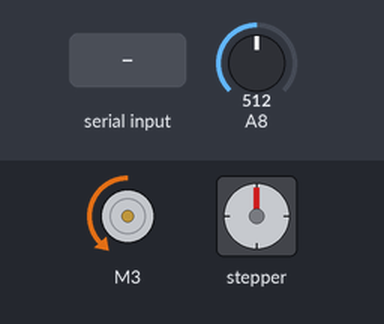
Bench run of a sketch on a simulated Arduino Mega 2560, built with avr-gcc and run on an emulated ATmega2560. Parts: DC motor (green arrow = forward, orange = backward, longer = faster), stepper motor. Inputs (shaded band) come from the test bench; at power-on: A8 = 512. Stepper angles assume 200 steps per turn.

Above: at 1.1 s.
At 2.3 s:
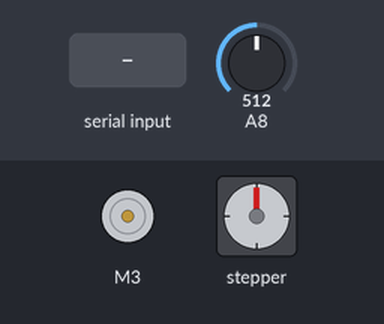
2.4 s: "6" received over Serial
At 15.8 s:
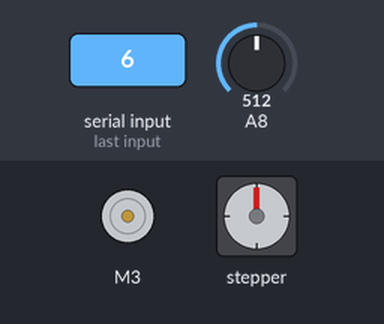
Timing chart, 0 to 30.2 s (numbered marks = the images above; inputs shaded):
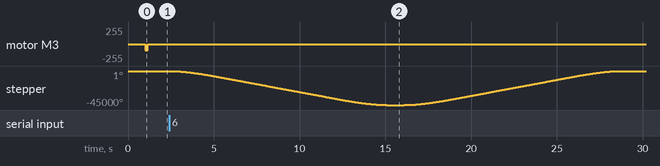

The sketch:

Arduino_2_majorproject.ino
```cpp
#include <AccelStepper.h>

// Define pins for step and direction
#define STEP_PIN 9
#define DIR_PIN 8

// Create an instance of the AccelStepper class
AccelStepper stepper(AccelStepper::DRIVER, STEP_PIN, DIR_PIN);

// void setup() {
//   // Set max speed and acceleration
//   stepper.setMaxSpeed(4000);  // Max speed in steps per second
//   stepper.setAcceleration(2000);  // Acceleration in steps/second^2

//   Serial.begin(9600);
//   Serial.println("Stepper motor test with TB6600");
// }

// void loop() {
//   // Move 1000 steps forward
//   if (Serial.available() > 0) {
//     char command = Serial.read();
//     Serial.print("Received: ");
//     Serial.println(command); // Print the received command
//     if (command == '1'){
//   stepper.moveTo(-25000);
//   while (stepper.distanceToGo() != 0) {
//     stepper.run();
//   }
//   delay(1000);  // Pause for a moment

//   // Move 1000 steps backward
//   stepper.moveTo(0);
//   while (stepper.distanceToGo() != 0) {
//     stepper.run();
//   }

//   delay(1000);  // Pause for a moment
//     }
//   }
// }

/* For gripper: White to Black, Red to Yellow

*/

// Boilerplate Code
#include <Wire.h>
#include <Adafruit_MotorShield.h>
#include <Arduino.h>

// Initialize a motor shield object with the default I2C address
Adafruit_MotorShield AFMS = Adafruit_MotorShield();

// Define the motors for the arm joints and base
Adafruit_DCMotor *motorGripper = AFMS.getMotor(3);  // Motor 1 (Extending/retracting)

// Constant Variables for the Motor Potentiometer Pins
const int potM5 = A8;

// Modified moveMotor function for the gripper
void moveMotor(int potPin, int targetAngle = 0) {
  // Calibration Variables and Values
  int MIN_ANGLE = -150;
  int MAX_ANGLE = 150;
  int POT_MIN = 0;
  int POT_MAX = 1023;
  uint8_t currentDirection = RELEASE;  // The initial direction
  int currentAngle = 0;
  int currentSpeed = 0;
  Adafruit_DCMotor *currentMotor;
  currentMotor = motorGripper;

  // Get the initial angle
  currentAngle = map(analogRead(potPin), POT_MIN, POT_MAX, MIN_ANGLE, MAX_ANGLE);  // Potentiometer values to angles
  currentSpeed = map(abs(targetAngle - currentAngle), 0, 250, 90, 255);
  if (targetAngle > currentAngle) {
    currentDirection = FORWARD;
  } else {
    currentDirection = BACKWARD;
  }
  currentMotor->setSpeed(currentSpeed);
  currentMotor->run(currentDirection);
  //delay(500);

  do {
    //Serial.println("Current Angle = " + String(currentAngle));
    //Serial.println("abs(targetAngle - currentAngle) = " + String(abs(targetAngle - currentAngle)));

    // The algorithm below should cause the system to 'chase' the target point
    if (targetAngle > currentAngle) {
      currentDirection = FORWARD;
      //Serial.println("Current motor direction = " + String(currentDirection));
      currentMotor->run(currentDirection);
      delay(150);
    } else {
      currentDirection = BACKWARD;
      //Serial.println("Current motor direction = " + String(currentDirection));
      currentMotor->run(currentDirection);
      delay(150);
    }


    // As the gap changes, the speed decreases
    // Max Speed of .run() is 255 for 'full throttle'
    currentAngle = map(analogRead(potPin), POT_MIN, POT_MAX, MIN_ANGLE, MAX_ANGLE);
    currentSpeed = map(abs(targetAngle - currentAngle), 0, 300, 90, 255);  // degrees to motor speed
    currentMotor->setSpeed(currentSpeed);
    //Serial.println("Current Speed = " + String(currentSpeed));

  } while (abs(targetAngle - currentAngle) > 6); // initially = 0
  currentMotor->run(RELEASE);
  // Serial.println("Motor has reached target position");
}
void setup() {
  // Start the motor shield
  AFMS.begin();
  stepper.setMaxSpeed(4000);  // Max speed in steps per second
  stepper.setAcceleration(2000);  // Acceleration in steps/second^2

  Serial.begin(9600);
  // Start the Serial Monitor connection
  Serial.begin(9600);
  delay(1000);

  moveMotor(potM5, 0);
}

void loop(){
  if (Serial.available() > 0) {
    char command = Serial.read();
    // Serial.print("Received: ");
    // Serial.println(command); // Print the received command
    if (command == '6'){
  stepper.moveTo(-25000);
  while (stepper.distanceToGo() != 0) {
    stepper.run();
  }
  delay(1000);  // Pause for a moment

  // Move 1000 steps backward
  stepper.moveTo(0);
  while (stepper.distanceToGo() != 0) {
    stepper.run();
  }

  delay(1000);  // Pause for a moment
    }
  if (command == '2'){
  moveMotor(potM5, -60);
  delay(1000);
  Serial.println("3");
  }
  if (command == '4'){
  moveMotor(potM5, 30);
  delay(1000);
  Serial.println("5");
  }
  if (command == '8'){
  moveMotor(potM5, -60);
  delay(1000);
  Serial.println("9");
  }
   if (command == '0'){
  moveMotor(potM5, 30);
  delay(1000);
  Serial.println("10");
  }
}
}
```

Measured:
- after the input at 2.4 s, stepper: turns 45000° counter-clockwise in 12.7 s, then 45000° clockwise in 12.7 s
